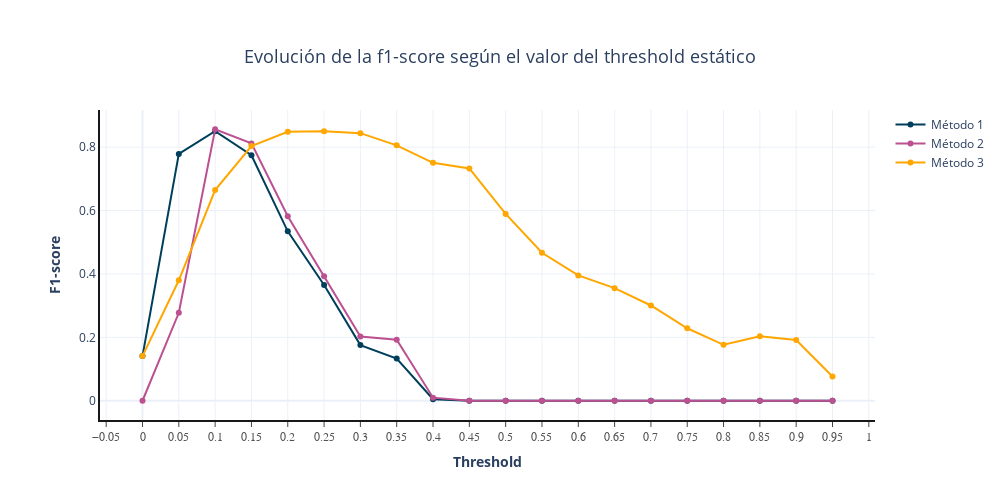

The code cell stored with this chart in its notebook:
### Code cell
plot = go.Figure()

color_dict = {
    1: "#003f5c",
    2: "#bc5090",
    3: "#ffa600",
}

for ind, df in enumerate(method_df_list): 
    plot.add_traces([
        go.Scatter(x=df["threshold"], y=df["f1-score"], mode="lines+markers", name=f"Método {ind+1}", marker_color=color_dict[ind+1])
    ])
plot.update_layout(
    xaxis=dict(
        showline=True,
        showgrid=True,
        showticklabels=True,
        linecolor='rgb(24, 24, 24)',
        linewidth=2,
        ticks='outside',
        tickfont=dict(
            family='Arial',
            size=12,
            color='rgb(82, 82, 82)',
        ),
        title={
            "text": "<b>Threshold</b>",
            'font': {
                'size': 14,
            }
        },
        dtick=0.05,
    ),
    yaxis=dict(
        showgrid=True,
        zeroline=True,
        showline=True,
        showticklabels=True,
        linecolor='rgb(24, 24, 24)',
        linewidth=2,
        title={
            "text": "<b>F1-score</b>",
            'font': {
                'size': 14,
            }
        }
    ),
    title={
        'text': "Evolución de la f1-score según el valor del threshold estático",
        'font': {
            'size': 18,
        },
        'y': 0.9,
        'x': 0.5,
        'xanchor': 'center',
        'yanchor': 'top'
    },
    legend={
        'bordercolor': '#000000',
        'borderwidth': 0,
    },
    width=1000,
    height=500,
    autosize=False,
    margin=dict(
        autoexpand=True,
        l=100,
        r=20,
        t=110,
    ),
    template="plotly_white",
    showlegend=True,
    plot_bgcolor='white'
)
plot.show()

### Figure 1 — Plotly figure (JSON) as saved in the notebook; plotly's stock layout.template omitted (floating-point values rounded to 4 significant figures)
{"data": [{"marker": {"color": "#003f5c"}, "mode": "lines+markers", "name": "Método 1", "type": "scatter", "x": [0, 0.05, 0.1, 0.15, 0.2, 0.25, 0.3, 0.35, 0.4, 0.45, 0.5, 0.55, 0.6, 0.65, 0.7, 0.75, 0.8, 0.85, 0.9, 0.95], "y": [0.1409, 0.7785, 0.8503, 0.7745, 0.5345, 0.365, 0.1756, 0.1333, 0.004878, 0, 0, 0, 0, 0, 0, 0, 0, 0, 0, 0]}, {"marker": {"color": "#bc5090"}, "mode": "lines+markers", "name": "Método 2", "type": "scatter", "x": [0, 0.05, 0.1, 0.15, 0.2, 0.25, 0.3, 0.35, 0.4, 0.45, 0.5, 0.55, 0.6, 0.65, 0.7, 0.75, 0.8, 0.85, 0.9, 0.95], "y": [0, 0.2774, 0.8564, 0.8118, 0.5821, 0.3923, 0.2026, 0.1922, 0.009732, 0, 0, 0, 0, 0, 0, 0, 0, 0, 0, 0]}, {"marker": {"color": "#ffa600"}, "mode": "lines+markers", "name": "Método 3", "type": "scatter", "x": [0, 0.05, 0.1, 0.15, 0.2, 0.25, 0.3, 0.35, 0.4, 0.45, 0.5, 0.55, 0.6, 0.65, 0.7, 0.75, 0.8, 0.85, 0.9, 0.95], "y": [0.1409, 0.38, 0.6647, 0.8033, 0.8486, 0.8505, 0.8441, 0.8056, 0.7505, 0.733, 0.5894, 0.4669, 0.3955, 0.3552, 0.3005, 0.2287, 0.1765, 0.2036, 0.1916, 0.07663]}], "layout": {"autosize": false, "height": 500, "legend": {"bordercolor": "#000000", "borderwidth": 0}, "margin": {"autoexpand": true, "l": 100, "r": 20, "t": 110}, "plot_bgcolor": "white", "showlegend": true, "title": {"font": {"size": 18}, "text": "Evolución de la f1-score según el valor del threshold estático", "x": 0.5, "xanchor": "center", "y": 0.9, "yanchor": "top"}, "width": 1000, "xaxis": {"dtick": 0.05, "linecolor": "rgb(24, 24, 24)", "linewidth": 2, "showgrid": true, "showline": true, "showticklabels": true, "tickfont": {"color": "rgb(82, 82, 82)", "family": "Arial", "size": 12}, "ticks": "outside", "title": {"font": {"size": 14}, "text": "<b>Threshold</b>"}}, "yaxis": {"linecolor": "rgb(24, 24, 24)", "linewidth": 2, "showgrid": true, "showline": true, "showticklabels": true, "title": {"font": {"size": 14}, "text": "<b>F1-score</b>"}, "zeroline": true}}}
